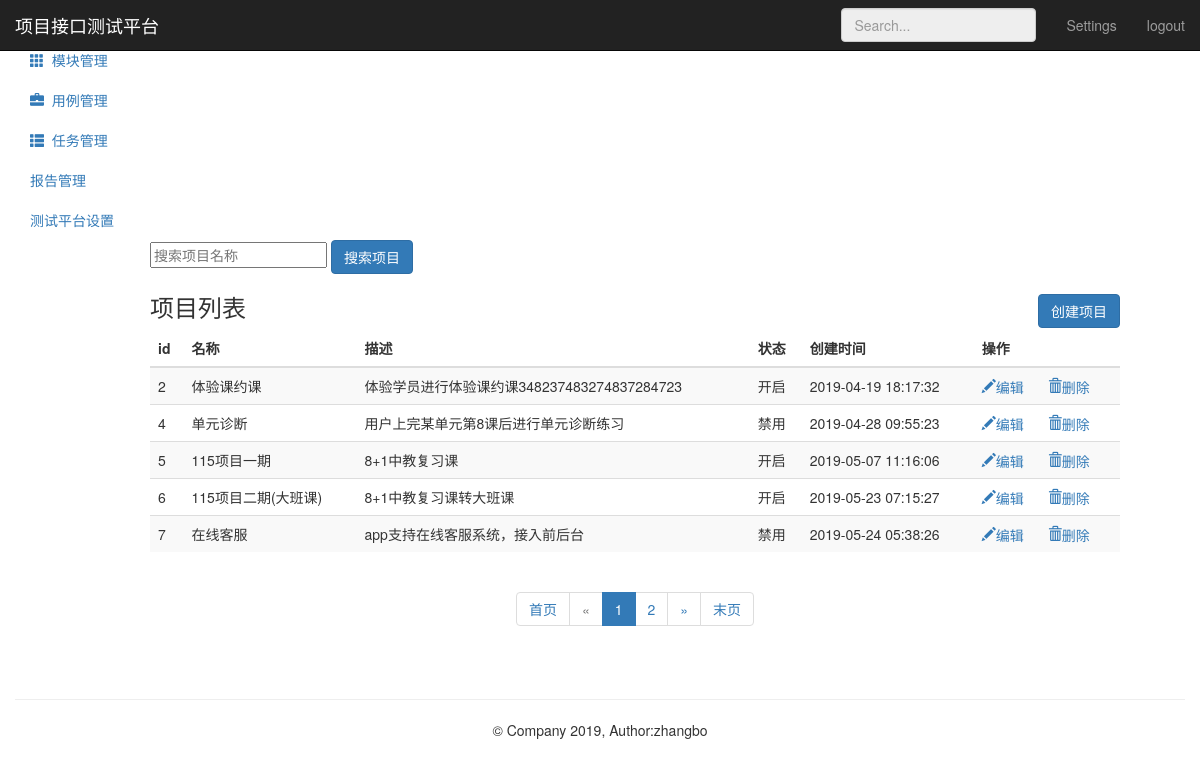
Screenshot of /project/ (signed in) with the database file from the repository.
### project_app/models.py (models this page shows, shortened)
class Project(models.Model):
      name = models.CharField("名称",max_length=50,null=False)
      describe = models.TextField("描述",default="",max_length=50)
      status = models.BooleanField("状态",default=1)
      update_time = models.DateTimeField(auto_now=True)
      create_time = models.DateTimeField(auto_now_add=True)

### project_app/views.py (the view)
# urls.py: path('',views.project_manage),
@login_required
def project_manage(request):
    project_all = Project.objects.all()
    paginator = Paginator(project_all,5)
    paginator_num_pages = paginator.num_pages
    print ("共分：",str(paginator_num_pages)+"页")
    paginator_num_pages_array_ = paginator.page_range
    print ("数组形式表示：",paginator_num_pages_array_)
    page1 = paginator.page(1)
    print ("第一页：",page1)
    page_num = page1.number
    print ("第一页：",page_num)
    page = request.GET.get('page','')
    print ("urlpage传参：",page)
    try:
        contacts = paginator.page(page)
        print ("contacts---------->1",contacts)
    except PageNotAnInteger:
        contacts = paginator.page(1)
        print ("contacts---------->2",contacts)
    except EmptyPage:
        contacts = paginator.page(paginator.num_pages)
        print ("contacts---------->3",contacts)
    print ("第二页索引：",contacts.number)
    print ("第几页：",contacts)
    return render(request,"project.html",{"projects":contacts,
                                          "type":"list",
                                          "page":page,
                                          "page_num":page_num,
                                          "paginator_num_pages":paginator_num_pages,
                                          "paginator_num_pages_array_":paginator_num_pages_array_})

### templates/project.html (shortened to what this page needs)
{% extends "base.html" %}
{% block base %}
     <nav class="navbar navbar-inverse navbar-fixed-top">
        <div class="container-fluid">
            <div class="navbar-header">
            <a class="navbar-brand" href="#">项目接口测试平台</a>
            </div>
            <div id="navbar" class="navbar-collapse collapse">
                <ul class="nav navbar-nav navbar-right">
                    <li><a href="#">Settings</a></li>
                    <li><a href="/logout/">logout</a></li>
                </ul>
                <form class="navbar-form navbar-right">
                    <input type="text" class="form-control" placeholder="Search..." disabled="disabled">
                </form>
            </div>
        </div>
     </nav>
     <div class="container-fluid">
        <div class="row">
            <div class="col-sm-3 col-md-2 sidebar" style="width:150px;">
                <ul class="nav nav-sidebar">
                    <li class="active">
                        <a href="/project/">
                        </a>
                    </li>
                    <li>
                        <a href="/module/">
                            <i class="glyphicon glyphicon-th"></i>&nbsp;&nbsp;模块管理
                        </a>
                    </li>
               </ul>
               <ul class="nav nav-sidebar">
                   <li>
                       <a href="/testcase/">
                           <i class="glyphicon glyphicon-briefcase"></i>&nbsp;&nbsp;用例管理
                       </a>
                   </li>
                   <li>
                       <a href="/testtask/">
                           <i class="glyphicon glyphicon-th-list"></i>&nbsp;&nbsp;任务管理
                       </a>
                   </li>
               </ul>
               <ul class="nav nav-sidebar">
                    <li><a href="">报告管理</a></li>
                    <li><a href="">测试平台设置</a></li>
               </ul>
            </div>
            <div style="margin-left: 135px;" class="col-sm-9 col-sm-offset-3 col-md-10 col-md-offset-2 main">
                {% if type == "list" %}
                <form class="project" method="get" name="project-page" action="search">
                    <input  type="text" name="search_name" placeholder="搜索项目名称">
                    <button class="btn btn-primary" type="submit">搜索项目</button>
                </form>
                <h3 class="sub-header">项目列表
                    <button class="btn btn-primary" name="submit" style="float:right;"
                            onclick="location.href='/project/add_project/'">创建项目</button>
                </h3>
                <div class="table-responsive">
                    <table class="table table-striped">
                        <thead>
                            <tr style="text-align: center">
                                <th>id</th>
                                <th>名称</th>
                                <th>描述</th>
                                <th>状态</th>
                                <th>创建时间</th>
                                <th>操作</th>
                            </tr>
                        </thead>
                        <tbody>
                            {% for project in projects %}
                            <tr>
                                  <td>{{ project.id}}</td>
                                  <td>{{ project.name}}</td>
                                  <td>{{ project.describe}}</td>
                                  <td>
                                      {% if project.status == True %}
                                          <span>开启</span>
                                      {% elif project.status == False %}
                                          <span>禁用</span>
                                      {% endif %}
                                  </td>
                                  <td>{{ project.create_time | date:"Y-m-d H:i:s" }}</td>
                                  <td>
                                      <a href="/project/edit_project/{{ project.id }}/">
                                          <i class="glyphicon glyphicon-pencil">编辑</i>
                                      </a>
                                      <a href="/project/delete_project/{{ project.id }}/" style="margin-left:20px;"
                                              onclick="return project_del()">
                                          <i class="glyphicon glyphicon-trash">删除</i>
                                      </a>
                                  </td>
                            </tr>
                            {% endfor %}
                        </tbody>
                    </table>
                </div>
                {% endif %}
                {% if type == "list" %}
                    <div style="text-align: center;">
                       <nav aria-label="Page navigation">
                          <ul class="pagination">
                              {% if projects %}
                                  {% if search_name %}
                                      <li>
                                          <a href="?search_name={{ search_name }}&page={{ page_num }}" aria-label="Previous">
                                              <span aria-hidden="true">首页</span>
                                          </a>
                                      </li>
                                  {% else %}
                                      <li>
                                          <a href="?page={{ page_num }}" aria-label="Previous">
                                              <span aria-hidden="true">首页</span>
                                          </a>
                                      </li>
                                  {% endif %}
                                  {% if projects.has_previous %}
                                      {% if search_name %}
                                          <li>
                                              <a href="?search_name={{ search_name }}&page={{ projects.previous_page_number}}" aria-label="Previous">
                                                  <span aria-hidden="true">&laquo;</span>
                                              </a>
                                          </li>
                                      {% else %}
                                          <li>
                                              <a href="?page={{ projects.previous_page_number}}" aria-label="Previous">
                                                  <span aria-hidden="true">&laquo;</span>
                                              </a>
                                          </li>
                                      {% endif %}
                                  {% else %}
                                      <li class="disabled">
                                              <a href="#" aria-label="Next">
                                                  <span aria-hidden="true">&laquo;</span>
                                              </a>
                                      </li>
                                  {% endif%}
                                  {% for p1 in paginator_num_pages_array_ %}
                                      {% if projects.has_previous %}
                                          {% if search_name %}
                                              {% if p1 == projects.number %}
                                                  <li class="active">
                                                      <a href="?search_name={{ search_name }}&page={{ p1 }}">
                                                          {{ p1 }}
                                                      </a>
                                                  </li>
                                              {% else %}
                                                  <li>
                                                      <a href="?search_name={{ search_name }}&page={{ p1 }}">
                                                          {{ p1 }}
                                                      </a>
                                                  </li>
                                              {% endif %}
                                          {% else %}
                                              {% if p1 == projects.number %}
                                                  <li class="active">
                                                      <a href="?page={{ p1 }}">
                                                          {{ p1 }}
                                                      </a>
                                                  </li>
                                              {% else %}
                                                  <li>
                                                      <a href="?page={{ p1 }}">
                                                          {{ p1 }}
                                                      </a>
                                                  </li>
                                              {% endif %}
                                          {% endif %}
                                      {% else %}
                                          {% if search_name %}
                                              {% if p1 == projects.number %}
                                                  <li class="active">
                                                      <a href="?search_name={{ search_name }}&page={{ p1 }}">
                                                          {{ p1 }}
                                                      </a>
                                                  </li>
                                              {% else %}
                                                  <li>
                                                      <a href="?search_name={{ search_name }}&page={{ p1 }}">
                                                          {{ p1 }}
                                                      </a>
                                                  </li>
                                              {% endif %}
                                          {% else %}
                                              {% if p1 == projects.number %}
                                                  <li class="active">
                                                      <a href="?page={{ p1 }}">
                                                          {{ p1 }}
                                                      </a>
                                                  </li>
                                              {% else %}
                                                  <li>
                                                      <a href="?page={{ p1 }}">
                                                          {{ p1 }}
                                                      </a>
                                                  </li>
                                              {% endif %}
                                          {% endif %}
                                      {% endif %}
                                  {% endfor %}
                                  {% if projects.has_next %}
                                      {% if search_name %}
                                          <li>
                                              <a href="?search_name={{ search_name }}&page={{ projects.next_page_number}}" aria-label="Previous">
                                                  <span aria-hidden="true">&raquo;</span>
                                              </a>
                                          </li>
                                      {% else %}
                                          <li>
                                              <a href="?page={{ projects.next_page_number}}" aria-label="Previous">
                                                  <span aria-hidden="true">&raquo;</span>
                                              </a>
                                          </li>
                                      {% endif %}
                                  {% else %}
                                      <li class="disabled">
                                              <a href="#" aria-label="Next">
                                                  <span aria-hidden="true">&raquo;</span>
                                              </a>
                                      </li>
                                  {% endif %}
                                  {% if search_name %}
                                      <li>
                                          <a href="?search_name={{ search_name }}&page={{ paginator_num_pages }}" aria-label="Previous">
                                              <span aria-hidden="true">末页</span>
                                          </a>
                                     </li>
                                  {% else %}
                                      <li>
                                          <a href="?page={{ paginator_num_pages }}" aria-label="Previous">
                                              <span aria-hidden="true">末页</span>
                                          </a>
                                     </li>
                                  {% endif %}
                              {% endif %}
                          </ul>
                       </nav>
                    </div>
                {% endif %}
            </div>
        </div>
     </div>
{% endblock %}

### rows the page displays
Project: id "2", name "体验课约课", describe "体验学员进行体验课约课348237483274837284723", status "开启", create_time "2019-04-19 18:17:32"
Project: id "4", name "单元诊断", describe "用户上完某单元第8课后进行单元诊断练习", status "禁用", create_time "2019-04-28 09:55:23"
Project: id "5", name "115项目一期", describe "8+1中教复习课", status "开启", create_time "2019-05-07 11:16:06"
Project: id "6", name "115项目二期(大班课)", describe "8+1中教复习课转大班课", status "开启", create_time "2019-05-23 07:15:27"
Project: id "7", name "在线客服", describe "app支持在线客服系统，接入前后台", status "禁用", create_time "2019-05-24 05:38:26"

### other values shown
{{ p1 }} "1"
{{ p1 }} "2"
